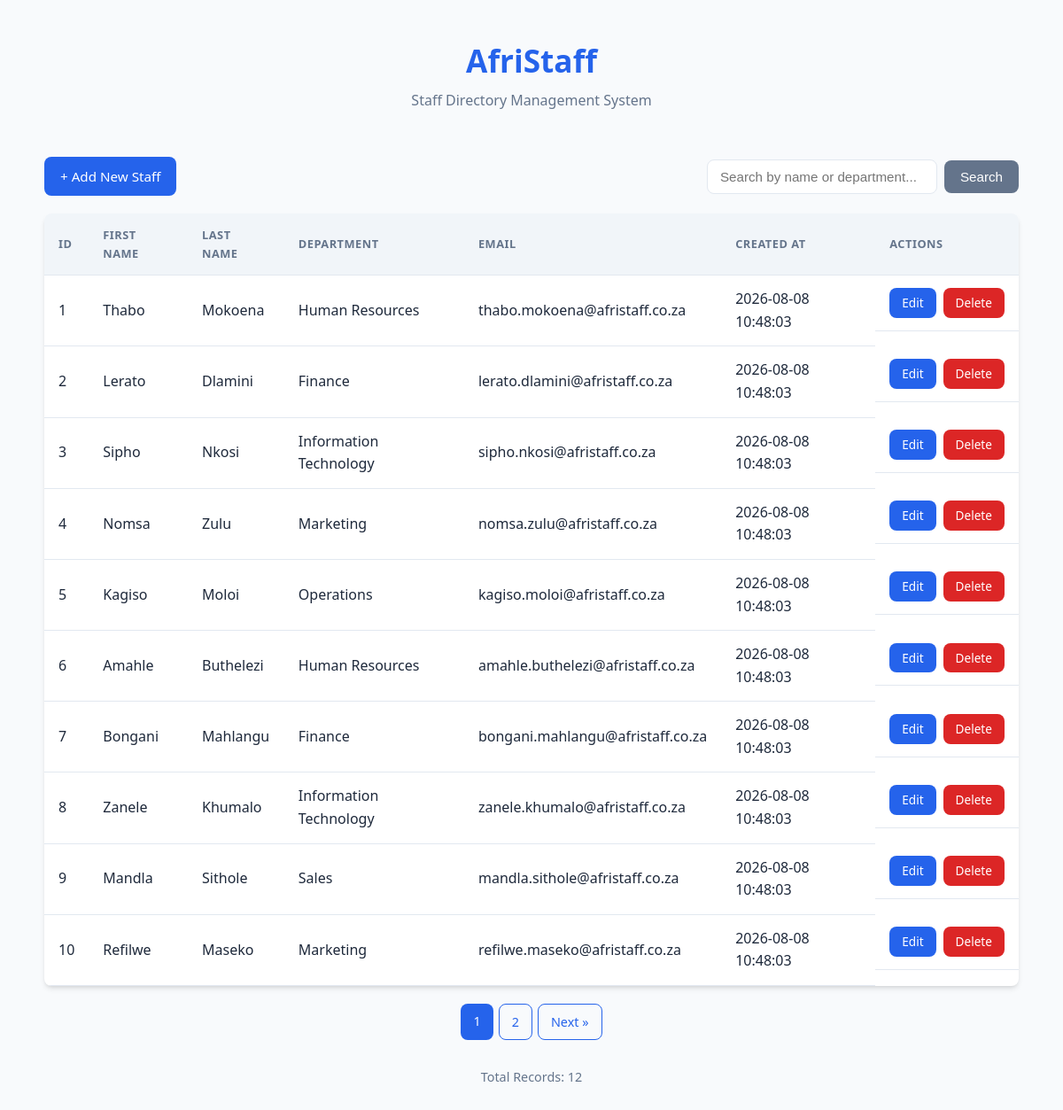
The page / on the database its author committed.
### tables this page shows
CREATE TABLE IF NOT EXISTS staff (
    id INT AUTO_INCREMENT PRIMARY KEY,
    first_name VARCHAR(100) NOT NULL,
    last_name VARCHAR(100) NOT NULL,
    department VARCHAR(100) NOT NULL,
    email VARCHAR(150) NOT NULL UNIQUE,
    created_at TIMESTAMP DEFAULT CURRENT_TIMESTAMP
);

### index.php (the view, shortened to what this page needs)
<?php
require_once "config/db.php";
$search = "";
$where_clause = "";
$records_per_page = 10;
$page = isset($_GET["page"]) ? max(1, intval($_GET["page"])) : 1;
$offset = ($page - 1) * $records_per_page;
if ($where_clause) {
    $count_sql = "SELECT COUNT(*) as total FROM staff " . $where_clause;
    $count_stmt = $conn->prepare($count_sql);
    $search_param = "%" . $search . "%";
    $count_stmt->bind_param("sss", $search_param, $search_param, $search_param);
} else {
    $count_sql = "SELECT COUNT(*) as total FROM staff";
    $count_stmt = $conn->prepare($count_sql);
}
$count_stmt->execute();
$count_result = $count_stmt->get_result();
$total_records = $count_result->fetch_assoc()["total"];
$total_pages = ceil($total_records / $records_per_page);
if ($where_clause) {
    $sql = "SELECT id, first_name, last_name, department, email, created_at FROM staff " . $where_clause . " ORDER BY created_at DESC LIMIT ? OFFSET ?";
    $stmt = $conn->prepare($sql);
    $search_param = "%" . $search . "%";
    $stmt->bind_param("sssii", $search_param, $search_param, $search_param, $records_per_page, $offset);
} else {
    $sql = "SELECT id, first_name, last_name, department, email, created_at FROM staff ORDER BY created_at DESC LIMIT ? OFFSET ?";
    $stmt = $conn->prepare($sql);
    $stmt->bind_param("ii", $records_per_page, $offset);
}
$stmt->execute();
$result = $stmt->get_result();
?>
<!DOCTYPE html>
<html lang="en">
<head>
    <link rel="stylesheet" href="style.css">
</head>
<body>
    <div class="container">
        <header>
            <h1>AfriStaff</h1>
            <p class="subtitle">Staff Directory Management System</p>
        </header>
        <div class="toolbar">
            <a href="add.php" class="btn btn-primary">+ Add New Staff</a>
            <form method="GET" action="index.php" class="search-form">
                <input type="text" name="search" placeholder="Search by name or department..." value="<?php echo htmlspecialchars($search); ?>">
                <button type="submit" class="btn btn-secondary">Search</button>
            </form>
        </div>
        <div class="table-wrapper">
            <table>
                <thead>
                    <tr>
                        <th>ID</th>
                        <th>First Name</th>
                        <th>Last Name</th>
                        <th>Department</th>
                        <th>Email</th>
                        <th>Created At</th>
                        <th>Actions</th>
                    </tr>
                </thead>
                <tbody>
                    <?php if ($result->num_rows > 0): ?>
                        <?php while ($row = $result->fetch_assoc()): ?>
                            <tr>
                                <td><?php echo htmlspecialchars($row["id"]); ?></td>
                                <td><?php echo htmlspecialchars($row["first_name"]); ?></td>
                                <td><?php echo htmlspecialchars($row["last_name"]); ?></td>
                                <td><?php echo htmlspecialchars($row["department"]); ?></td>
                                <td><?php echo htmlspecialchars($row["email"]); ?></td>
                                <td><?php echo htmlspecialchars($row["created_at"]); ?></td>
                                <td class="actions">
                                    <a href="edit.php?id=<?php echo $row["id"]; ?>" class="btn btn-edit">Edit</a>
                                    <a href="delete.php?id=<?php echo $row["id"]; ?>" class="btn btn-delete" onclick="return confirm('Are you sure you want to delete this record?');">Delete</a>
                                </td>
                            </tr>
                        <?php endwhile; ?>
                    <?php else: ?>
                        <tr>
                            <td colspan="7" class="no-records">No staff records found.</td>
                        </tr>
                    <?php endif; ?>
                </tbody>
            </table>
        </div>
        <?php if ($total_pages > 1): ?>
        <div class="pagination">
            <?php for ($i = 1; $i <= $total_pages; $i++): ?>
                <?php if ($i == $page): ?>
                    <span class="btn btn-active"><?php echo $i; ?></span>
                <?php else: ?>
                    <a href="?page=<?php echo $i; ?><?php echo $search ? '&search=' . urlencode($search) : ''; ?>" class="btn btn-outline"><?php echo $i; ?></a>
                <?php endif; ?>
            <?php endfor; ?>
            <?php if ($page < $total_pages): ?>
                <a href="?page=<?php echo $page + 1; ?><?php echo $search ? '&search=' . urlencode($search) : ''; ?>" class="btn btn-outline">Next &raquo;</a>
            <?php endif; ?>
        </div>
        <?php endif; ?>
        <footer>
            <p>Total Records: <?php echo $total_records; ?></p>
        </footer>
    </div>
</body>
</html>

### style.css (style rules this page uses)
:root { --primary: #2563eb; --primary-dark: #1d4ed8; --secondary: #64748b; --danger: #dc2626; --danger-dark: #b91c1c; --success: #16a34a; --bg: #f8fafc; --card: #ffffff; --text: #1e293b; --text-light: #64748b; --border: #e2e8f0; --shadow: 0 4px 6px -1px rgba(0, 0, 0, 0.1), 0 2px 4px -2px rgba(0, 0, 0, 0.1); --radius: 8px; }
* { margin: 0; padding: 0; box-sizing: border-box; }
body { font-family: 'Segoe UI', Tahoma, Geneva, Verdana, sans-serif; background-color: var(--bg); color: var(--text); line-height: 1.6; padding: 20px; }
.container { max-width: 1100px; margin: 0 auto; }
header { text-align: center; margin-bottom: 30px; padding: 20px 0; }
header h1 { font-size: 2.2rem; color: var(--primary); margin-bottom: 5px; }
.subtitle { color: var(--text-light); font-size: 1rem; }
.toolbar { display: flex; justify-content: space-between; align-items: center; flex-wrap: wrap; gap: 15px; margin-bottom: 20px; }
.search-form { display: flex; gap: 8px; align-items: center; }
.search-form input[type="text"] { padding: 10px 14px; border: 1px solid var(--border); border-radius: var(--radius); width: 260px; font-size: 0.95rem; transition: border-color 0.2s; }
.btn { display: inline-block; padding: 10px 18px; border-radius: var(--radius); text-decoration: none; font-size: 0.95rem; font-weight: 500; cursor: pointer; border: none; transition: all 0.2s; text-align: center; }
.btn-primary { background-color: var(--primary); color: #fff; }
.btn-secondary { background-color: var(--secondary); color: #fff; }
.btn-outline { background-color: transparent; color: var(--primary); border: 1px solid var(--primary); }
.btn-edit { background-color: var(--primary); color: #fff; padding: 6px 14px; font-size: 0.85rem; }
.btn-delete { background-color: var(--danger); color: #fff; padding: 6px 14px; font-size: 0.85rem; }
.btn-active { background-color: var(--primary); color: #fff; cursor: default; }
.table-wrapper { background: var(--card); border-radius: var(--radius); box-shadow: var(--shadow); overflow-x: auto; margin-bottom: 20px; }
table { width: 100%; border-collapse: collapse; min-width: 700px; }
th, td { padding: 14px 16px; text-align: left; border-bottom: 1px solid var(--border); }
th { background-color: #f1f5f9; font-weight: 600; color: var(--text-light); text-transform: uppercase; font-size: 0.8rem; letter-spacing: 0.5px; }
td.actions { display: flex; gap: 8px; }
.pagination { display: flex; justify-content: center; gap: 6px; margin-bottom: 20px; flex-wrap: wrap; }
.pagination .btn { padding: 8px 14px; font-size: 0.9rem; }
footer { text-align: center; color: var(--text-light); font-size: 0.9rem; padding: 10px 0; }

### rows shown on the page
staff: id "1", first_name "Thabo", last_name "Mokoena", department "Human Resources", email "thabo.mokoena@afristaff.co.za", created_at "2026-08-08 10:48:03"
staff: id "2", first_name "Lerato", last_name "Dlamini", department "Finance", email "lerato.dlamini@afristaff.co.za", created_at "2026-08-08 10:48:03"
staff: id "3", first_name "Sipho", last_name "Nkosi", department "Information Technology", email "sipho.nkosi@afristaff.co.za", created_at "2026-08-08 10:48:03"
staff: id "4", first_name "Nomsa", last_name "Zulu", department "Marketing", email "nomsa.zulu@afristaff.co.za", created_at "2026-08-08 10:48:03"
staff: id "5", first_name "Kagiso", last_name "Moloi", department "Operations", email "kagiso.moloi@afristaff.co.za", created_at "2026-08-08 10:48:03"
staff: id "6", first_name "Amahle", last_name "Buthelezi", department "Human Resources", email "amahle.buthelezi@afristaff.co.za", created_at "2026-08-08 10:48:03"
staff: id "7", first_name "Bongani", last_name "Mahlangu", department "Finance", email "bongani.mahlangu@afristaff.co.za", created_at "2026-08-08 10:48:03"
staff: id "8", first_name "Zanele", last_name "Khumalo", department "Information Technology", email "zanele.khumalo@afristaff.co.za", created_at "2026-08-08 10:48:03"
staff: id "9", first_name "Mandla", last_name "Sithole", department "Sales", email "mandla.sithole@afristaff.co.za", created_at "2026-08-08 10:48:03"
staff: id "10", first_name "Refilwe", last_name "Maseko", department "Marketing", email "refilwe.maseko@afristaff.co.za", created_at "2026-08-08 10:48:03"

### other values the page prints
$total_records "12"
